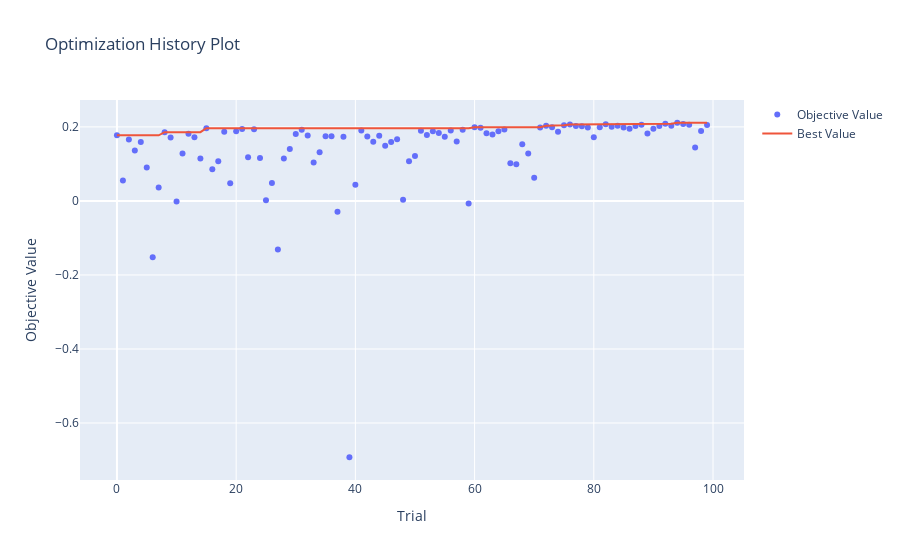

The cell this chart's notebook holds for it:
### Code cell
# Plot optimization history
plot_optimization_history(study)
